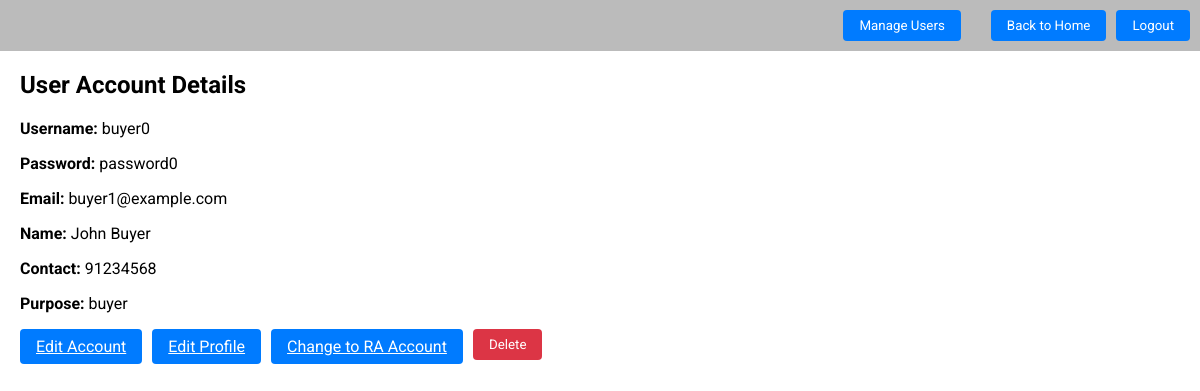
The page /Boundary/sys_admin/view_user_account.php?user_id=1 on the database its author committed.
### tables this page shows
CREATE TABLE `user` (
  `user_id` int(11) NOT NULL,
  `e-mail` varchar(150) NOT NULL,
  `username` varchar(50) NOT NULL,
  `password` varchar(50) NOT NULL,
  `name` varchar(150) NOT NULL,
  `contact` int(11) NOT NULL,
  `purpose` enum('buyer','seller','admin','suspended') NOT NULL
);

### Control/sys_admin/view_user_account_controller.php (called while the page is built)
<?php
require_once('../../Database/db_conn.php');
require_once('../../Entity/user.php');
class ViewUserAccountController {
    private $user;
    public function __construct($conn) {
        $this->user = new User($conn);
    }
    public function getUserByID($user_id) {
        return $this->user->getUserByID($user_id);
    }
}
$viewUserAccountController = new ViewUserAccountController($conn);
?>

### Entity/user.php (called while the page is built, shortened)
<?php
class User {
    private $conn;
    public function __construct($conn) {
        $this->conn = $conn;
    }
    public function getUserByID($user_id) {
        $sql = "SELECT * FROM user WHERE user_id = ?";
        $stmt = $this->conn->prepare($sql);
        $stmt->bind_param("i", $user_id);
        $stmt->execute();
        $result = $stmt->get_result();
        if ($result->num_rows == 1) {
            return $result->fetch_assoc();
        } else {
            return null;
        }
    }
}
?>

### Boundary/sys_admin/view_user_account.php (the view, shortened to what this page needs)
<?php
include "header.php";
include "../../Control/sys_admin/view_user_account_controller.php";
if(isset($_GET['user_id'])) {
    $user_id = $_GET['user_id'];
    $user = $viewUserAccountController->getUserByID($user_id);
    if($user) {
?>
<!DOCTYPE html>
<html lang="en">
<head>
</head>
<body>
    <div class="container">
        <h2 class="title">User Account Details</h2>
        <div class="user-details">
            <p><strong>Username:</strong> <?php echo $user['username']; ?></p>
            <p><strong>Password:</strong> <?php echo $user['password']; ?></p>
            <p><strong>Email:</strong> <?php echo $user['e-mail']; ?></p>
            <p><strong>Name:</strong> <?php echo $user['name']; ?></p>
            <p><strong>Contact:</strong> <?php echo $user['contact']; ?></p>
            <p><strong>Purpose:</strong> <?php echo $user['purpose']; ?></p>
        </div>
        <div class="button-container">
            <a href="edit_user_account.php?user_id=<?php echo $user_id; ?>" class="btn btn-primary">Edit Account</a>
            <a href="edit_user_profile.php?user_id=<?php echo $user_id; ?>" class="btn btn-primary">Edit Profile</a>
            <a href="../../Control/sys_admin/update_to_ra_controller.php?user_id=<?php echo $user_id; ?>" class="btn btn-primary">Change to RA Account</a>
            <form action="../../Control/sys_admin/delete_user_account_controller.php" method="post">
                <button type="submit" class="btn btn-danger">Delete</button>
            </form>
        </div>
    </div>
</body>
</html>
<?php
    } else {
        echo "<p>User account not found.</p>";
    }
} else {
    echo "<p>User ID not provided.</p>";
}
?>

### Boundary/sys_admin/header.php (style rules this page uses)
body { font-family: 'Roboto', sans-serif; margin: 0; padding: 0; }

### Boundary/sys_admin/view_user_account.php (style rules this page uses)
.container { margin-left: 20px; }
.btn { background-color: #007bff; color: white; padding: 8px 16px; border: none; border-radius: 4px; cursor: pointer; font-family: 'Roboto', sans-serif; }
.btn.btn-danger { background-color: #dc3545; color: white; padding: 8px 16px; border: none; border-radius: 4px; cursor: pointer; font-family: 'Roboto', sans-serif; }
.button-container { display: flex; gap: 10px; margin-top: 10px; }

### rows shown on the page
user: username "buyer0", password "password0", value "buyer1@example.com", name "John Buyer", contact "91234568", purpose "buyer"
